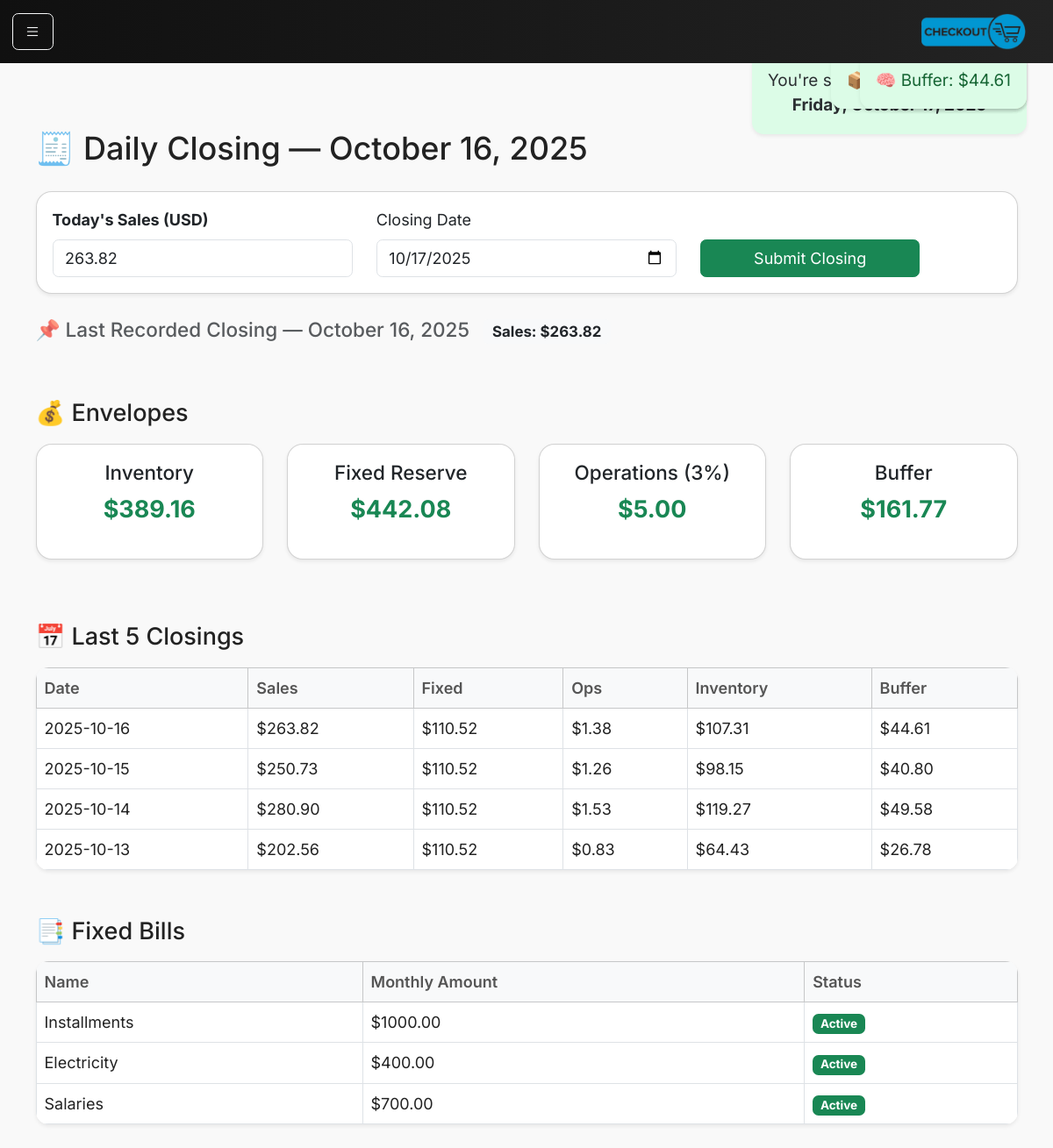
The page / on the database its author committed.
### models.py (models this page shows)
class DailyClosing(db.Model):
    __tablename__ = "daily_closings"
    id = db.Column(db.Integer, primary_key=True)
    date = db.Column(db.Date, nullable=False, unique=True)
    sales_cents = db.Column(db.Integer, nullable=False)
    fixed_allocation_cents = db.Column(db.Integer, default=0)
    ops_allocation_cents = db.Column(db.Integer, default=0)
    inventory_allocation_cents = db.Column(db.Integer, default=0)
    buffer_allocation_cents = db.Column(db.Integer, default=0)
    notes = db.Column(db.String(255))
    created_at = db.Column(db.DateTime, default=datetime.utcnow)

class Envelope(db.Model):
    __tablename__ = "envelopes"
    id = db.Column(db.Integer, primary_key=True)
    code = db.Column(db.String(32), unique=True, nullable=False)
    name = db.Column(db.String(64), nullable=False)
    balance_cents = db.Column(db.Integer, nullable=False, default=0)
    created_at = db.Column(db.DateTime, default=datetime.utcnow)
    updated_at = db.Column(db.DateTime, default=datetime.utcnow, onupdate=datetime.utcnow)

class FixedBill(db.Model):
    __tablename__ = "fixed_bills"
    id = db.Column(db.Integer, primary_key=True)
    name = db.Column(db.String(128), nullable=False)
    monthly_amount_cents = db.Column(db.Integer, nullable=False)
    is_active = db.Column(db.Boolean, default=True)
    custom_start_date = db.Column(db.Date)  # optional: override start-of-month
    created_at = db.Column(db.DateTime, default=datetime.utcnow)

### main.py (the view)
@app.route("/", methods=["GET", "POST"])
def dashboard():
    ensure_default_envelopes()
    envelopes = db.session.execute(db.select(Envelope).order_by(Envelope.id)).scalars().all()
    bills = db.session.execute(db.select(FixedBill).order_by(FixedBill.created_at.desc())).scalars().all()
    today = date.today()
    month_target = current_month_target_cents(today)
    fixed_balance = db.session.scalar(db.select(Envelope.balance_cents).where(Envelope.code == "FIXED")) or 0
    funded_pct = (fixed_balance / month_target * 100) if month_target > 0 else 0
    closings = db.session.execute(
        db.select(DailyClosing).order_by(DailyClosing.date.desc()).limit(30)
    ).scalars().all()
    last_close = db.session.execute(
    db.select(DailyClosing).order_by(DailyClosing.date.desc())
    ).scalars().first()
    last_data = None
    if last_close:
        last_data = {
            "fixed": last_close.fixed_allocation_cents / 100,
            "ops": last_close.ops_allocation_cents / 100,
            "inventory": last_close.inventory_allocation_cents / 100,
            "buffer": last_close.buffer_allocation_cents / 100,
        }
    last_closing = db.session.execute(
        db.select(DailyClosing).order_by(DailyClosing.date.desc())
    ).scalars().first()
    suggested_date = (last_closing.date + timedelta(days=1)) if last_closing else date.today()
    suggested_sale = last_closing.sales_cents / 100 if last_closing else ""
    return render_template(
        "dashboard.html",
        envelopes=envelopes,
        bills=bills,
        closings=closings,
        currency=CURRENCY,
        funded_pct=funded_pct,
        month_target_cents=month_target,
        suggested_sale=suggested_sale,
        suggested_date=suggested_date,
        last_data=last_data,
        last_closing=last_closing,
        today=date.today()
    )

### helpers.py (called while the page is built)
def ensure_default_envelopes():
    defaults = [
        ("INVENTORY", "Inventory"),
        ("FIXED", "Fixed Reserve"),
        ("OPS", "Operations (3%)"),
        ("BUFFER", "Buffer"),
    ]
    for code, name in defaults:
        exists = db.session.scalar(
            db.select(db.func.count()).select_from(Envelope).where(Envelope.code == code)
        )
        if exists == 0:
            db.session.add(Envelope(code=code, name=name, balance_cents=0))
    db.session.commit()

def current_month_target_cents(on_date: date) -> int:
    total = db.session.scalar(
        db.select(db.func.coalesce(db.func.sum(FixedBill.monthly_amount_cents), 0))
        .where(FixedBill.is_active == True)
    )
    return int(total or 0)

### main.py (called while the page is built)
@app.context_processor
def inject_request():
    return dict(request=request)

### templates/dashboard.html
{% extends "base.html" %}
{% block content %}
<div class="container-fluid">
    <h2 class="mb-4">🧾 Daily Closing — {{ today.strftime('%B %d, %Y') }}</h2>
    <div class="card shadow-sm mb-4">
        <div class="card-body">
            <form method="POST" action="{{ url_for('daily_close') }}">
                <div class="row align-items-end">
                    <div class="col-md-4">
                        <div class="alert alert-secondary shadow-sm text-center">
                            You're submitting a closing for:</br> <strong>{{ suggested_date.strftime('%A, %B %d, %Y')
                                }}</strong>
                        </div>
                        <label for="sales" class="form-label fw-bold">Today's Sales (USD)</label>
                        <input type="number" name="sales" id="sales" class="form-control" min="0" step="0.01" required
                            value="{{ suggested_sale }}">
                    </div>
                    <div class="col-md-4">
                        <label for="date" class="form-label">Closing Date</label>
                        <input type="date" name="date" class="form-control" required value="{{ suggested_date }}">
                    </div>
                    <div class="col-md-3">
                        <button type="submit" class="btn btn-success mt-3 w-100">Submit Closing</button>
                    </div>
                </div>
            </form>
        </div>
    </div>
    {% if last_data %}
    <div class="mb-4">
        <h5 class="mb-2 text-muted">
            📌 Last Recorded Closing — {{ last_closing.date.strftime('%B %d, %Y') }}
            <span class="ms-2 badge bg-light text-dark">Sales: ${{ "%.2f"|format(last_closing.sales_cents /
                100)}}</span>
        </h5>
        <div class="row">
            <div class="col-md-3">
                <div class="alert alert-primary shadow-sm">💸 Fixed: ${{ "%.2f"|format(last_data.fixed) }}</div>
            </div>
            <div class="col-md-3">
                <div class="alert alert-warning shadow-sm">🛠️ Ops: ${{ "%.2f"|format(last_data.ops) }}</div>
            </div>
            <div class="col-md-3">
                <div class="alert alert-info shadow-sm">📦 Inventory: ${{ "%.2f"|format(last_data.inventory) }}</div>
            </div>
            <div class="col-md-3">
                <div class="alert alert-success shadow-sm">🧠 Buffer: ${{ "%.2f"|format(last_data.buffer) }}</div>
            </div>
        </div>
    </div>
    {% endif %}
    <h4 class="mt-5 mb-3">💰 Envelopes</h4>
    <div class="row">
        {% for e in envelopes %}
        <div class="col-md-3 mb-3">
            <div class="card text-center shadow-sm">
                <div class="card-body">
                    <h5>{{ e.name }}</h5>
                    <p class="fs-4 fw-bold text-success">${{ "%.2f"|format(e.balance_cents / 100) }}</p>
                </div>
            </div>
        </div>
        {% endfor %}
    </div>
    <h4 class="mt-5 mb-3">📅 Last 5 Closings</h4>
    <table class="table table-bordered bg-white shadow-sm">
        <thead class="table-light">
            <tr>
                <th>Date</th>
                <th>Sales</th>
                <th>Fixed</th>
                <th>Ops</th>
                <th>Inventory</th>
                <th>Buffer</th>
            </tr>
        </thead>
        <tbody>
            {% for c in closings[:5] %}
            <tr>
                <td>{{ c.date }}</td>
                <td>${{ "%.2f"|format(c.sales_cents / 100) }}</td>
                <td>${{ "%.2f"|format(c.fixed_allocation_cents / 100) }}</td>
                <td>${{ "%.2f"|format(c.ops_allocation_cents / 100) }}</td>
                <td>${{ "%.2f"|format(c.inventory_allocation_cents / 100) }}</td>
                <td>${{ "%.2f"|format(c.buffer_allocation_cents / 100) }}</td>
            </tr>
            {% endfor %}
        </tbody>
    </table>
    <h4 class="mt-5 mb-3">📑 Fixed Bills</h4>
    <table class="table table-bordered bg-white shadow-sm">
        <thead class="table-light">
            <tr>
                <th>Name</th>
                <th>Monthly Amount</th>
                <th>Status</th>
            </tr>
        </thead>
        <tbody>
            {% for bill in bills %}
            <tr>
                <td>{{ bill.name }}</td>
                <td>${{ "%.2f"|format(bill.monthly_amount_cents / 100) }}</td>
                <td>
                    {% if bill.is_active %}
                    <span class="badge bg-success">Active</span>
                    {% else %}
                    <span class="badge bg-secondary">Inactive</span>
                    {% endif %}
                </td>
            </tr>
            {% else %}
            <tr>
                <td colspan="3" class="text-center text-muted">No fixed bills yet</td>
            </tr>
            {% endfor %}
        </tbody>
    </table>
</div>
{% endblock %}

### static/main.css (style rules this page uses)
html, body { font-family: 'Inter', sans-serif; background-color: #f6f8fb; color: #222; font-size: 18px; padding-top: 56px; background-color: #f9f9f9; }
.card { border-radius: 1rem; }
.table { border-radius: 0.8rem; overflow: hidden; }
.table th { color: #555; font-weight: 600; }
.table td { color: #222; }
.alert { border: none; border-radius: 0.75rem; font-size: 1.05rem; background-color: #dcfce7; position: fixed; top: 60px; right: 30px; }
.alert-success { background-color: #dcfce7; color: #166534; }
.alert-warning { background-color: #fef9c3; color: #92400e; }

### rows shown on the page
DailyClosing: date "October 16, 2025", sales_cents "263.82", date "2025-10-16", c.sales_cents/100 "263.82", c.fixed_allocation_cents/100 "110.52", c.ops_allocation_cents/100 "1.38", c.inventory_allocation_cents/100 "107.31", c.buffer_allocation_cents/100 "44.61"
Envelope: name "Inventory", e.balance_cents/100 "389.16"
Envelope: name "Fixed Reserve", e.balance_cents/100 "442.08"
Envelope: name "Operations (3%)", e.balance_cents/100 "5.00"
Envelope: name "Buffer", e.balance_cents/100 "161.77"
DailyClosing: date "2025-10-15", c.sales_cents/100 "250.73", c.fixed_allocation_cents/100 "110.52", c.ops_allocation_cents/100 "1.26", c.inventory_allocation_cents/100 "98.15", c.buffer_allocation_cents/100 "40.80"
DailyClosing: date "2025-10-14", c.sales_cents/100 "280.90", c.fixed_allocation_cents/100 "110.52", c.ops_allocation_cents/100 "1.53", c.inventory_allocation_cents/100 "119.27", c.buffer_allocation_cents/100 "49.58"
DailyClosing: date "2025-10-13", c.sales_cents/100 "202.56", c.fixed_allocation_cents/100 "110.52", c.ops_allocation_cents/100 "0.83", c.inventory_allocation_cents/100 "64.43", c.buffer_allocation_cents/100 "26.78"
FixedBill: name "Installments", bill.monthly_amount_cents/100 "1000.00", is_active "Active"
FixedBill: name "Electricity", bill.monthly_amount_cents/100 "400.00", is_active "Active"
FixedBill: name "Salaries", bill.monthly_amount_cents/100 "700.00", is_active "Active"

### other values the page prints
{{ "%.2f"|format(last_data.buffer) }} "44.61"
